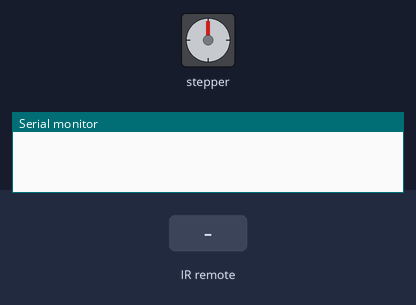
Recording of a sketch running on a simulated Arduino Uno, built with avr-gcc and run on an emulated ATmega328P. On the bench: stepper motor, the last lines printed to the serial monitor. The inputs (shaded band) are chosen by the test bench. Stepper angles assume 2048 steps per turn.

Above: at 1.2 s.
1.3 s: infrared code 0x69 received
At 2.6 s:
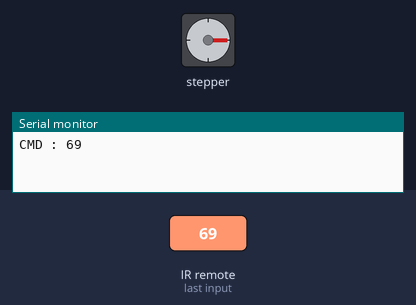
3.8 s: infrared code 0x96 received
At 5.3 s:
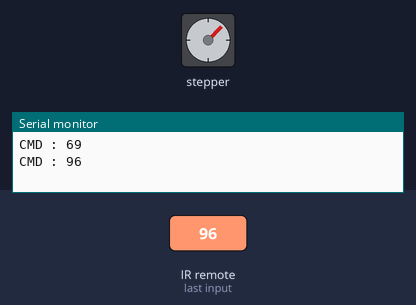
5.8 s: infrared code 0x69 received
At 7.2 s:
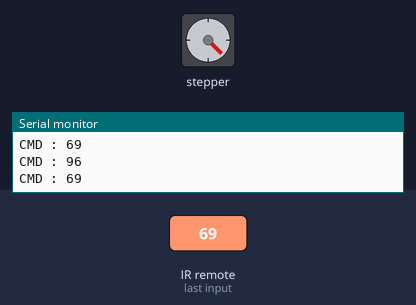
Timing chart, 0 to 8.8 s (numbered marks = the images above; inputs shaded):
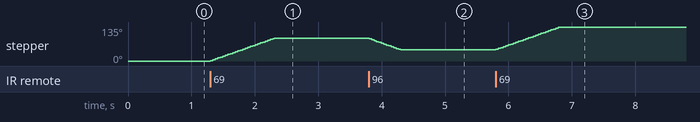

Measured:
- after the input at 1.3 s, stepper: turns 90° clockwise in 1.0 s, starting at once
- after the input at 3.8 s, stepper: turns 45° counter-clockwise in 0.50 s, starting at once
- after the input at 5.8 s, stepper: turns 90° clockwise in 1.0 s, starting at once

The sketch:

RX_Stepper.ino
```cpp
#include <IRremote.hpp>
#include <Stepper.h>

const int stepPerRev = 2048;
Stepper myStepper(stepPerRev, 8, 10, 9, 11);

const int IR_RECEIVE_PIN = 3;

// TIMEOUT
unsigned long lastReceiveTime = 0;
const unsigned long TIMEOUT_MS = 500;

void setup() {
  Serial.begin(9600);

  myStepper.setSpeed(15);
  IrReceiver.begin(IR_RECEIVE_PIN, ENABLE_LED_FEEDBACK);
}

void loop() {
  if (IrReceiver.decode()) {
    uint16_t receivedAddress = IrReceiver.decodedIRData.address;
    unsigned long receivedCommand = IrReceiver.decodedIRData.command;

    Serial.print("CMD : ");
    Serial.println(receivedCommand, HEX);

    if (receivedAddress == 0x00) {
      if (receivedCommand == 0x69) {
        myStepper.step(stepPerRev / 4);
        delay(100);

        lastReceiveTime = millis();
      }
      else if (receivedCommand == 0x96) {
        myStepper.step(-(stepPerRev / 8));
        delay(100);

        lastReceiveTime = millis();
      }

    } else {
      Serial.println("Canh bao: Sai dia chi!");
    }

    IrReceiver.resume();
  }
  if (millis() - lastReceiveTime > TIMEOUT_MS) {
    digitalWrite(8, LOW);
    digitalWrite(9, LOW);
    digitalWrite(10, LOW);
    digitalWrite(11, LOW);
  }
}
```
